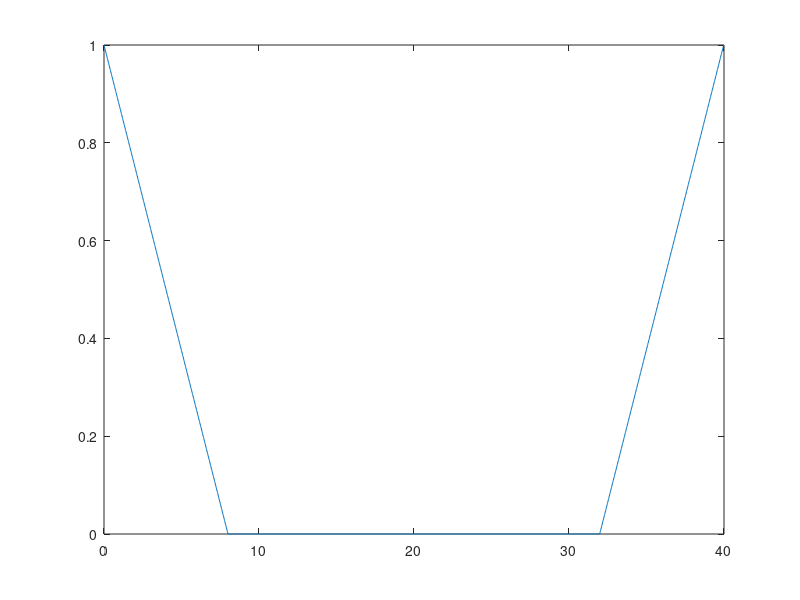
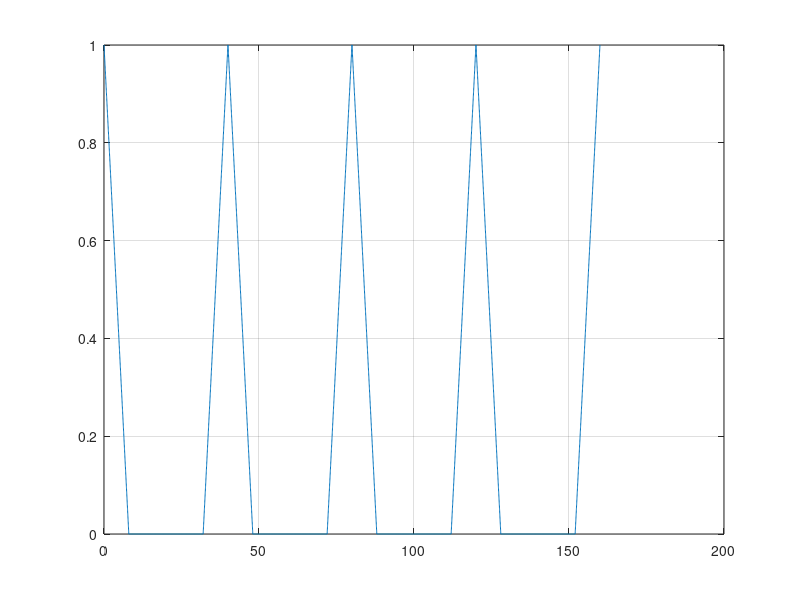
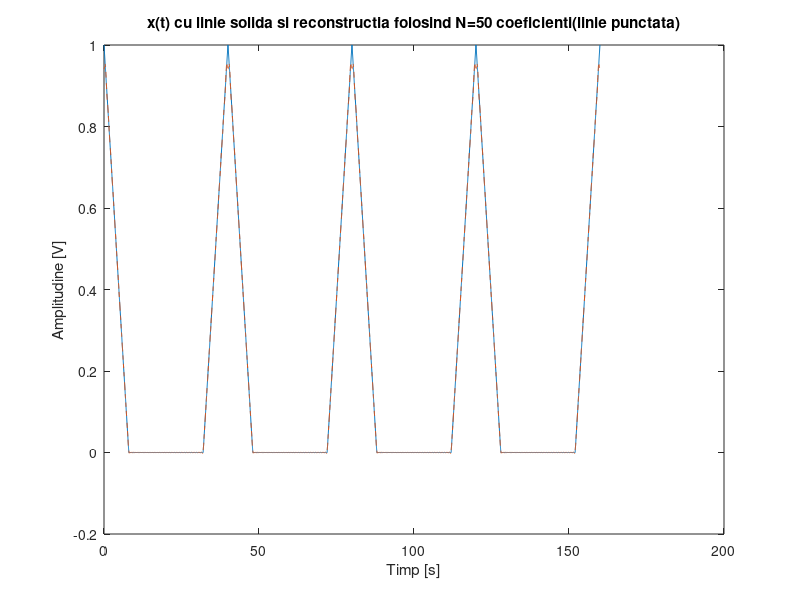
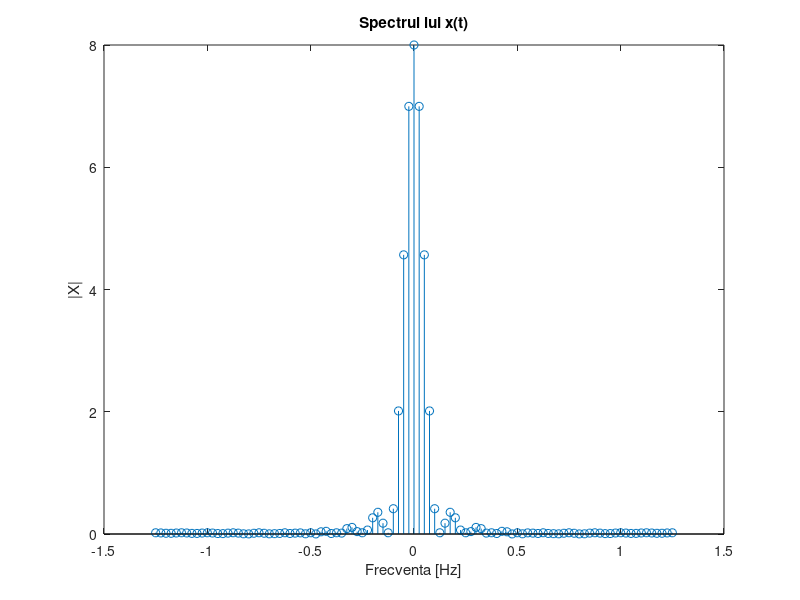

Write the MATLAB code that produced these figures, in order.
N = 50; % numarul de coeficienti
D = 8; % durata de crestere
P = 40; % perioada
F=1/P; % frecventa 
w0=2*pi/P; % pulsatia
r=0.02; % rezolutia
t=0:r:P-r; % vectorul timp pentru o perioada

%constructia unei perioade a semnalului
x = zeros(1,size(t,2)); % initializarea lui x cu zerouri
for i=0 : 1 : D/r
   x(i+1) = 1 - 1/8*i*r ;
end

m=0
for i=(P-D)/r : 1 : P/r    
    x(i) = 1/8 * m * r;
    m=m+1;
end

%reprezentarea unei perioade a semnalului
figure(1), plot(t,x)

t_4p = 0:r:4*P-r; % vectorul timp pentru 4 perioade
x_4p = repmat(x,1,4); % replicarea matricii pentru generarea a 4 perioade ale semnalului

%reprezentarea a 4 perioade ale semnalului
figure(2),plot(t_4p,x_4p)
grid on

% determinarea coeficientilor fourier
for k = -N:N
    a = x;
    a = a.*exp(-j*k*w0*t);
    X(k+51) = trapz(t,a); % calcularea integralei cu metoda trapezului
end

x_refacut(1:length(t)) = 0; % initializarea semnalului reconstruit cu N puncte

%reconstructia lui x(t) folosind N coeficienti
for i = 1:length(t);
for k = -N:N
x_refacut(i) = x_refacut(i) + (1/P)*X(k+N+1)*exp(j*k*w0*t(i));
end
end

figure(3);
plot(t_4p,x_4p); % afisarea lui x(t) - 4 perioade
title('x(t) cu linie solida si reconstructia folosind N=50 coeficienti(linie punctata)');
hold on
x_refacut_4p = repmat(x_refacut,1,4); % replicarea matricii pentru generarea a 4 perioade
plot(t_4p,x_refacut_4p,'--'); % afisarea lui x refacut
xlabel('Timp [s]');
ylabel('Amplitudine [V]');

f = -N*F:F:N*F; % vectorul de frecvente

figure(4), stem(f,abs(X)), title('Spectrul lui x(t)'), xlabel('Frecventa [Hz]'), ylabel('|X|');

%Seriile Fourier sunt o unealta matematica folosita pentru a analiza
%functiile periodice descompunandu-le intr-o suma ponderata de functii sinusoidale.
%Fiecare functie sinusoidala are un coeficient(pondere).
%Reprezentarea spectrala ne arata frecventele si ponderile sinusoidelor prin care poate
%fi aproximat semnalul.
%Semnalul reconstruit pe baza coeficientilor Fourier devine din ce in ce mai
%apropiat de semnalul original, cu cat sunt luati in considerare mai multi
%termeni ai dezvoltarii.